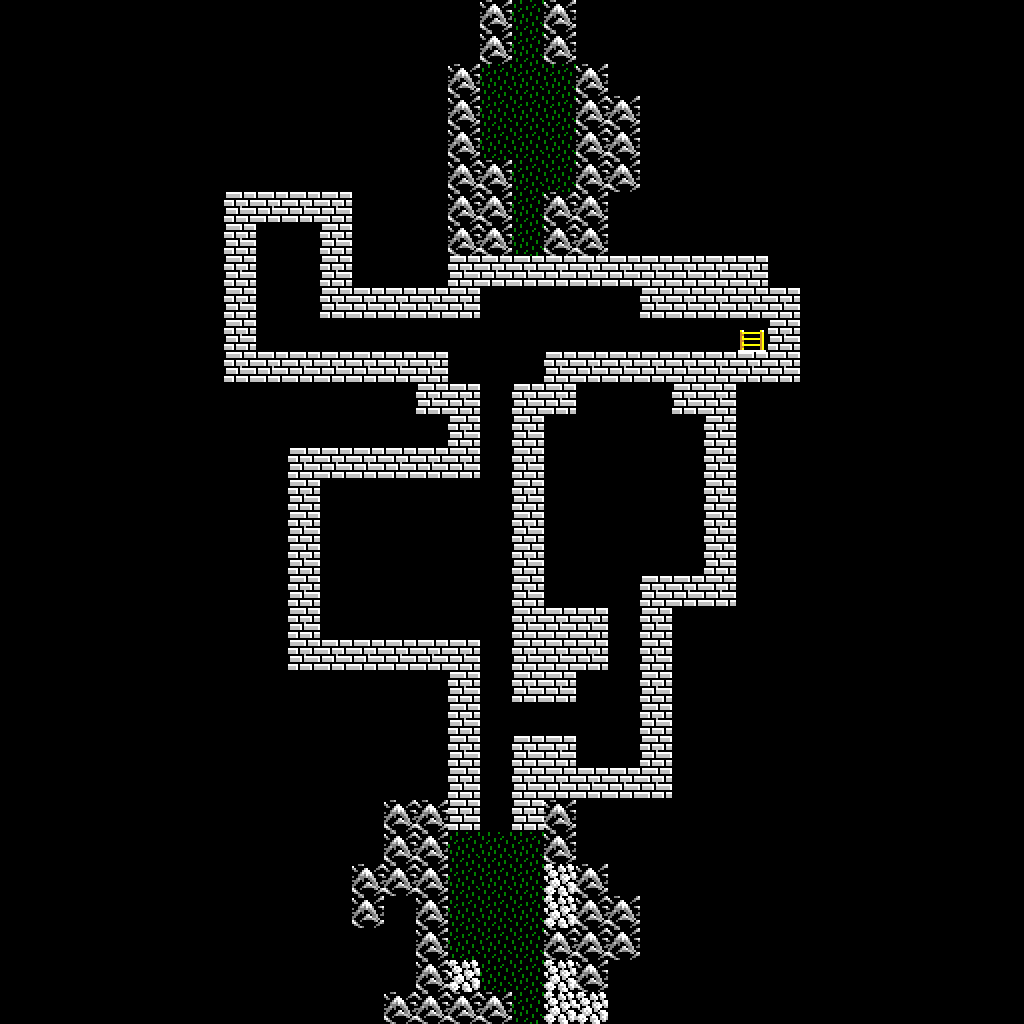

Rendered tile map (Tiled .tmx) drawn with the repository's tilesets; below, a short description and the map source with its tile grids summarised:
An orthogonal 32x32 tile map with 32x32 px tiles, 2 tile layers (Tiles, Tiles) and 3 objects (2x levelchange, spawn).

<map version="1.10" tiledversion="1.10.2" orientation="orthogonal" renderorder="right-down" width="32" height="32" tilewidth="32" tileheight="32" infinite="0" nextlayerid="7" nextobjectid="5">
 <editorsettings>
  <export target="Morgana.json" format="json" />
 </editorsettings>
 <properties>
  <property name="NavWorld" type="bool" value="true" />
 </properties>
 <tileset firstgid="1" name="Tiles" tilewidth="32" tileheight="32" tilecount="512" columns="32">
  <image source="tiles.png" width="1024" height="512" />
 </tileset>
 <group id="4" name="Level2">
  <layer id="5" name="Tiles" width="32" height="32">
   <data>[1024 cells, 1024 non-empty, 4 distinct tile ids]</data>
  </layer>
  <objectgroup id="6" name="Objects">
   <object id="4" name="Surface" type="levelchange" x="750" y="337" width="1" />
  </objectgroup>
 </group>
 <group id="3" name="Surface">
  <layer id="1" name="Tiles" width="32" height="32">
   <data>[1024 cells, 1024 non-empty, 6 distinct tile ids]</data>
  </layer>
  <objectgroup id="2" name="Objects" class="levelchange">
   <object id="1" name="party" type="spawn" x="527.683" y="1002.13" />
   <object id="2" name="Level2" type="levelchange" x="752" y="338" />
  </objectgroup>
 </group>
</map>